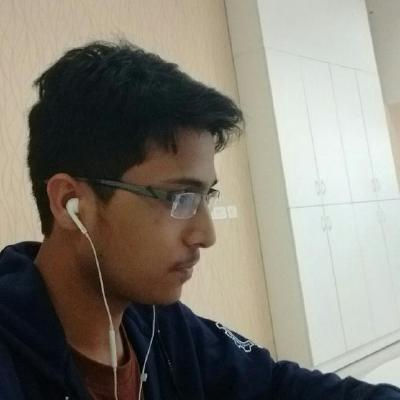
#> input picture My Images/github.jpeg, 400 x 400 px
$ python medianblur.py
#> lines starting #> are read from the running program, lines starting #| are printed output that depends on the picture; after the words box and inside, x2 and y2 are one past the last pixel; in counts of white or black regions, pixels touching at a corner belong together
import cv2
import numpy as np
from matplotlib import pyplot as plt

img1 = cv2.imread('My Images/github.jpeg',0)
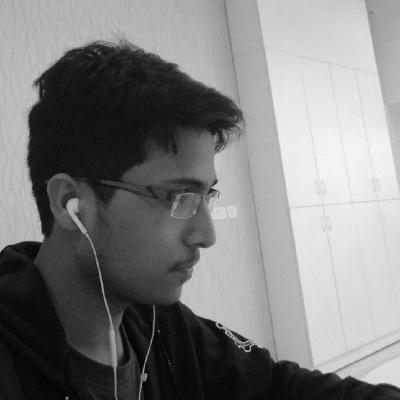
#> img1: shape (400, 400); min 0, max 247, mean 126.5
img = cv2.medianBlur(img1,5)

ret,th1 = cv2.threshold(img,127,255,cv2.THRESH_BINARY)
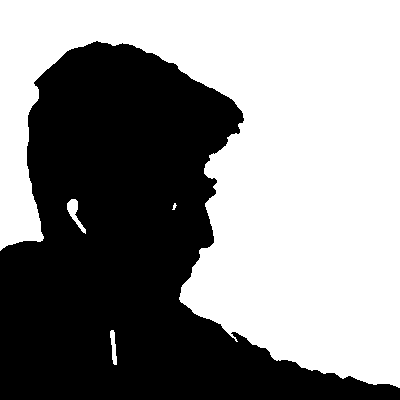
#> th1: shape (400, 400); 54.7% white; 1 black region, box (x1, y1, x2, y2) and area: (0, 41, 400, 400) 72456
th2 = cv2.adaptiveThreshold(img,255,cv2.ADAPTIVE_THRESH_MEAN_C,\
            cv2.THRESH_BINARY,11,2)
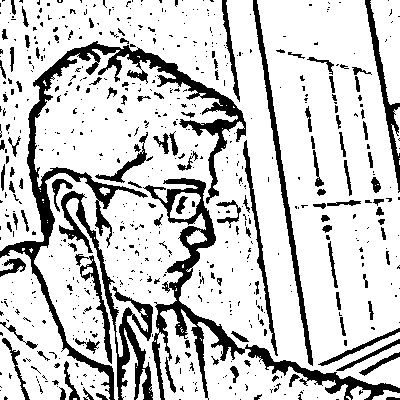
#> th2: shape (400, 400); 79.9% white; 642 black regions (523 under 20 px), largest, box (x1, y1, x2, y2) and area: (0, 41, 246, 400) 8076, (143, 178, 400, 400) 5929, (59, 191, 153, 400) 3158
th3 = cv2.adaptiveThreshold(img,255,cv2.ADAPTIVE_THRESH_GAUSSIAN_C,\
            cv2.THRESH_BINARY,11,2)
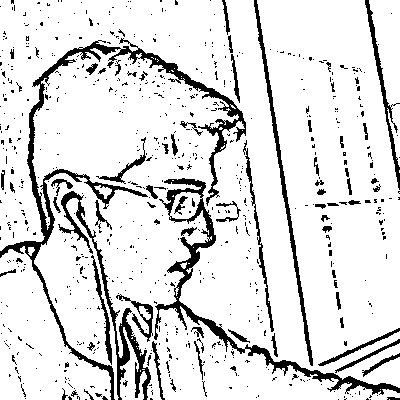
#> th3: shape (400, 400); 87.1% white; 711 black regions (639 under 20 px), largest, box (x1, y1, x2, y2) and area: (0, 38, 246, 400) 5245, (154, 178, 400, 395) 3463, (58, 191, 151, 400) 2066

titles = ['Original Image', 'Global Thresholding (v = 127)',
            'Adaptive Mean Thresholding', 'Adaptive Gaussian Thresholding', 'MedianBlur']
images = [img1, th1, th2, th3, img]

for i in xrange(5):
    plt.subplot(2,3,i+1),plt.imshow(images[i],'gray')
    plt.title(titles[i])
    plt.xticks([]),plt.yticks([])
plt.show()
